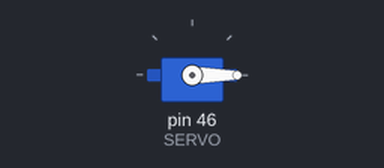
The sketch below on a simulated Arduino Mega 2560, built with avr-gcc and run on an emulated ATmega2560. Shown: servo.

Above: at 0.05 s.
At 10.0 s:
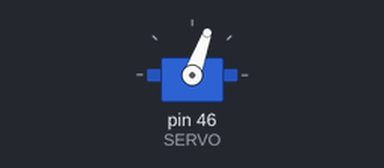
Timing chart, 0 to 13.0 s (numbered marks = the images above):
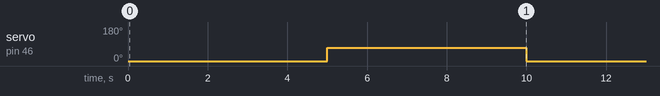

Measured:
- by itself, servo on pin 46 (SERVO): alternates 70° for 5.0 s and 0° for 5.0 s

The sketch:

Servo.ino
```cpp
#include<Servo.h>

#define SERVO 46

Servo servo_1;

void setup(){
  Serial.begin(9600);
  servo_1.attach(SERVO);
}

void loop() {
  servo_1.write(0);
  delay(5000);
  servo_1.write(70);
  delay(5000);
}
```
